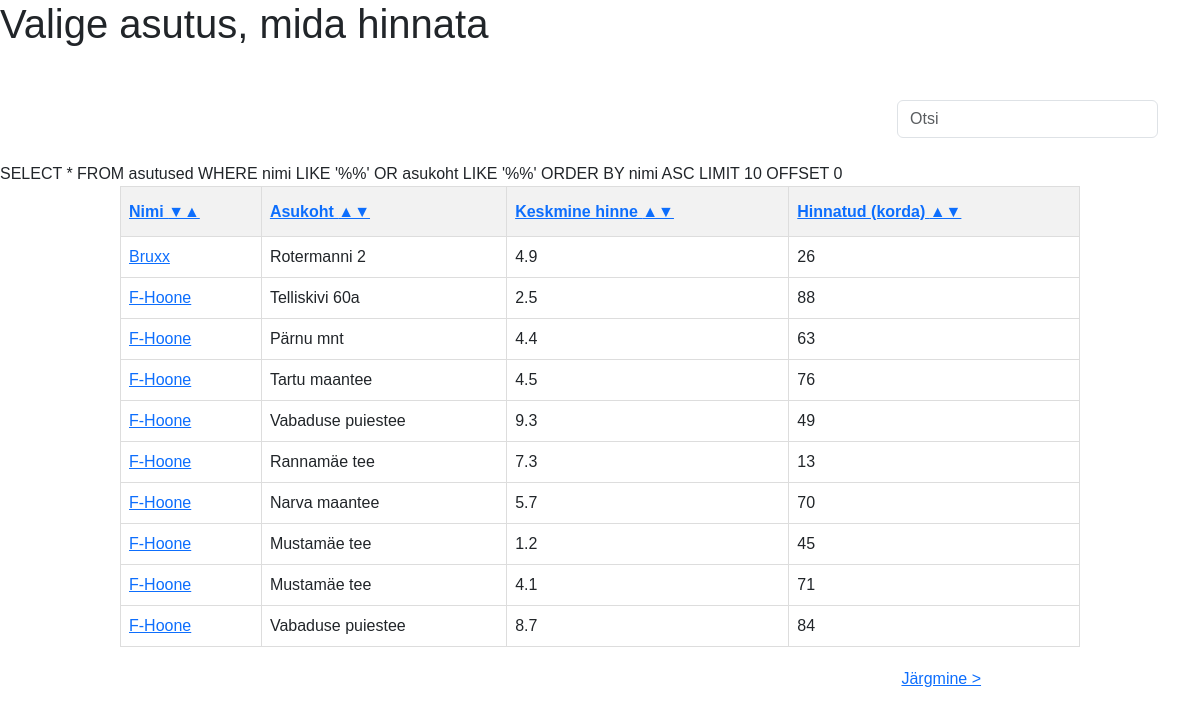
The page / on the database its author committed.
### tables this page shows
create table asutused (
	id INT,
	nimi VARCHAR(100),
	asukoht VARCHAR(100),
	keskmine_hinne DECIMAL(2,1),
	hinnatud_korda INT
);

### index.php (the view, shortened to what this page needs)
<?php include("config.php"); ?>
<!doctype html>
<html lang="et">
  <head>
    <link href="https://cdn.jsdelivr.net/npm/bootstrap@5.3.3/dist/css/bootstrap.min.css" rel="stylesheet">
  </head>
  <body>
  <header>
        <h1>Valige asutus, mida hinnata</h1>
    </header>
    <br>
    <div class="container">
      <div class="search">
    <div class="row">
                    <div class="col-md-3"></div>
                    <div class="col-md-3"></div>
                    <div class="col-md-3"></div>
                    <div class="col-md-3">
            <form role="search">
            <input class="form-control me-2" type="search" placeholder="Otsi" oninput="searchRestaurants()" aria-label="Search">
      </form>
        </div>
        </div>
        </div>
        </div>
    <main>
      <br>
        <table border="1" id="restaurantTable">
            <thead>
 <?php
 $sort_by = isset($_GET['sort']) ? $_GET['sort'] : '';
 $sort_order = isset($_GET['order']) ? $_GET['order'] : 'ASC';
 ?>
 <th>
    <a href="?sort=nimi&order=<?php echo $sort_by == 'nimi' && $sort_order == 'ASC' ? 'DESC' : 'ASC'; ?>">
        Nimi <?php if ($sort_by == 'nimi') { echo $sort_order == 'ASC' ? '▲' : '▼'; } else { echo '▼▲'; } ?>
    </a>
</th>
    <th>
    <a href="?sort=asukoht&order=<?php echo $sort_by == 'asukoht' && $sort_order == 'ASC' ? 'DESC' : 'ASC'; ?>">
        Asukoht <?php if ($sort_by == 'asukoht') { echo $sort_order == 'ASC' ? '▲' : '▼'; } else { echo '▲▼'; } ?>
    </a>
    </th>
    <th>
    <a href="?sort=keskmine_hinne&order=<?php echo $sort_by == 'keskmine_hinne' && $sort_order == 'ASC' ? 'DESC' : 'ASC'; ?>">
        Keskmine hinne <?php if ($sort_by == 'keskmine_hinne') { echo $sort_order == 'ASC' ? '▲' : '▼'; } else { echo '▲▼'; } ?>
    </a>
    </th>
    <th>
    <a href="?sort=hinnatud_korda&order=<?php echo $sort_by == 'hinnatud_korda' && $sort_order == 'ASC' ? 'DESC' : 'ASC'; ?>">
        Hinnatud (korda) <?php if ($sort_by == 'hinnatud_korda') { echo $sort_order == 'ASC' ? '▲' : '▼'; } else { echo '▲▼'; } ?>
    </a>
    </th>
    </thead>
    <tbody>
      <?php
    function fetchRestaurants($page, $sort_by, $sort_order, $search_term) {
    global $yhendus;
    $offset = ($page - 1) * 10;
    $query = "SELECT * FROM asutused WHERE nimi LIKE '%$search_term%' OR asukoht LIKE '%$search_term%' ORDER BY $sort_by $sort_order LIMIT 10 OFFSET $offset";
        print_r($query);
    $result = mysqli_query($yhendus, $query);
    return $result;
}
$sort_by = isset($_GET['sort']) ? $_GET['sort'] : 'nimi';
$sort_order = isset($_GET['order']) ? $_GET['order'] : 'ASC';
$page = isset($_GET['page']) ? $_GET['page'] : 1;
$search_term = isset($_GET['search']) ? $_GET['search'] : '';
$result = fetchRestaurants($page, $sort_by, $sort_order, $search_term);
            if (mysqli_num_rows($result) > 0) {
                while ($row = mysqli_fetch_assoc($result)) {
                echo "<tr>";
                echo "<td><a href='#' onclick='openRatingForm(" . $row['id'] . ", \"" . $row['nimi'] . "\")'>" . $row['nimi'] . "</a></td>";
                echo "<td>" . $row['asukoht'] . "</td>";
                echo "<td>" . $row['keskmine_hinne'] . "</td>";
                echo "<td>" . $row['hinnatud_korda'] . "</td>";
                echo "</tr>";
                }
                  } else {
                    echo "<tr><td colspan='4'>Andmeid ei leitud</td></tr>";
                   }
                ?>
            </tbody>
        </table>
        <div class="container">
            <div class="row">
                    <div class="col-md-3"></div>
                    <div class="col-md-3"></div>
                    <div class="col-md-3"></div>
                    <div class="col-md-3">
        <div class="pagination">
            <?php if (mysqli_num_rows($result) == 10): ?>
            <span>&nbsp;</span>
            <a href="?sort=<?php echo $sort_by ?>&page=<?php echo $page + 1 ?>">Järgmine ></a>
            <?php endif; ?>
        </div>
        </div>
        </div>
        </div>
    </main>
  </body>
</html>

### index.php (style rules this page uses)
body { font-family: Arial, sans-serif; }
table { width: 80%; margin: 0 auto; border-collapse: collapse; }
th, td { padding: 8px; border: 1px solid #ddd; text-align: left; }
th { background-color: #f2f2f2; }
thead th { height: 50px; }
header { display: flex; justify-content: space-between; }
.search { margin-top: 20px; }
.pagination { margin-top: 20px; }
th { position: relative; cursor: pointer; }
th::after { content: ''; display: inline-block; width: 0; height: 0; border-left: 6px solid transparent; border-right: 6px solid transparent; position: absolute; right: 5px; top: 50%; transition: 0.3s; }

### rows shown on the page
asutused: nimi "Bruxx", asukoht "Rotermanni 2", keskmine_hinne "4.9", hinnatud_korda "26"
asutused: nimi "F-Hoone", asukoht "Telliskivi 60a", keskmine_hinne "2.5", hinnatud_korda "88"
asutused: nimi "F-Hoone", asukoht "Pärnu mnt", keskmine_hinne "4.4", hinnatud_korda "63"
asutused: nimi "F-Hoone", asukoht "Tartu maantee", keskmine_hinne "4.5", hinnatud_korda "76"
asutused: nimi "F-Hoone", asukoht "Vabaduse puiestee", keskmine_hinne "9.3", hinnatud_korda "49"
asutused: nimi "F-Hoone", asukoht "Rannamäe tee", keskmine_hinne "7.3", hinnatud_korda "13"
asutused: nimi "F-Hoone", asukoht "Narva maantee", keskmine_hinne "5.7", hinnatud_korda "70"
asutused: nimi "F-Hoone", asukoht "Mustamäe tee", keskmine_hinne "1.2", hinnatud_korda "45"
asutused: nimi "F-Hoone", asukoht "Mustamäe tee", keskmine_hinne "4.1", hinnatud_korda "71"
asutused: nimi "F-Hoone", asukoht "Vabaduse puiestee", keskmine_hinne "8.7", hinnatud_korda "84"
